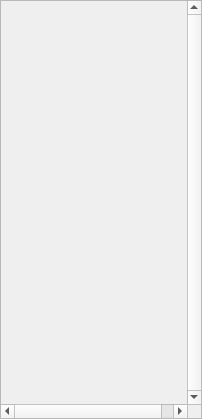
<?xml version="1.0" encoding="UTF-8"?>
<ui version="4.0">
 <class>DetailsDockWidget</class>
 <widget class="QDockWidget" name="DetailsDockWidget">
  <property name="geometry">
   <rect>
    <x>0</x>
    <y>0</y>
    <width>202</width>
    <height>419</height>
   </rect>
  </property>
  <property name="minimumSize">
   <size>
    <width>202</width>
    <height>90</height>
   </size>
  </property>
  <property name="windowTitle">
   <string>Anime Details</string>
  </property>
  <widget class="QWidget" name="dockWidgetContents">
   <property name="minimumSize">
    <size>
     <width>202</width>
     <height>0</height>
    </size>
   </property>
   <layout class="QVBoxLayout" name="verticalLayout">
    <property name="spacing">
     <number>0</number>
    </property>
    <property name="leftMargin">
     <number>0</number>
    </property>
    <property name="topMargin">
     <number>0</number>
    </property>
    <property name="rightMargin">
     <number>0</number>
    </property>
    <property name="bottomMargin">
     <number>0</number>
    </property>
    <item>
     <widget class="QScrollArea" name="scrollArea">
      <property name="verticalScrollBarPolicy">
       <enum>Qt::ScrollBarAlwaysOn</enum>
      </property>
      <property name="widgetResizable">
       <bool>true</bool>
      </property>
      <widget class="QWidget" name="scrollAreaWidgetContents">
       <property name="geometry">
        <rect>
         <x>0</x>
         <y>0</y>
         <width>200</width>
         <height>383</height>
        </rect>
       </property>
       <layout class="QVBoxLayout" name="verticalLayout_2" stretch="0,1">
        <property name="spacing">
         <number>0</number>
        </property>
        <property name="leftMargin">
         <number>0</number>
        </property>
        <property name="topMargin">
         <number>0</number>
        </property>
        <property name="rightMargin">
         <number>0</number>
        </property>
        <property name="bottomMargin">
         <number>0</number>
        </property>
        <item>
         <widget class="QLabel" name="previewLabel">
          <property name="minimumSize">
           <size>
            <width>200</width>
            <height>277</height>
           </size>
          </property>
          <property name="maximumSize">
           <size>
            <width>16777215</width>
            <height>277</height>
           </size>
          </property>
          <property name="textFormat">
           <enum>Qt::RichText</enum>
          </property>
          <property name="alignment">
           <set>Qt::AlignCenter</set>
          </property>
          <property name="wordWrap">
           <bool>true</bool>
          </property>
         </widget>
        </item>
        <item>
         <widget class="QLabel" name="detailsLabel">
          <property name="textFormat">
           <enum>Qt::RichText</enum>
          </property>
          <property name="alignment">
           <set>Qt::AlignHCenter|Qt::AlignTop</set>
          </property>
          <property name="wordWrap">
           <bool>true</bool>
          </property>
          <property name="margin">
           <number>6</number>
          </property>
          <property name="textInteractionFlags">
           <set>Qt::TextBrowserInteraction</set>
          </property>
         </widget>
        </item>
       </layout>
      </widget>
     </widget>
    </item>
   </layout>
  </widget>
 </widget>
 <resources/>
 <connections/>
</ui>
